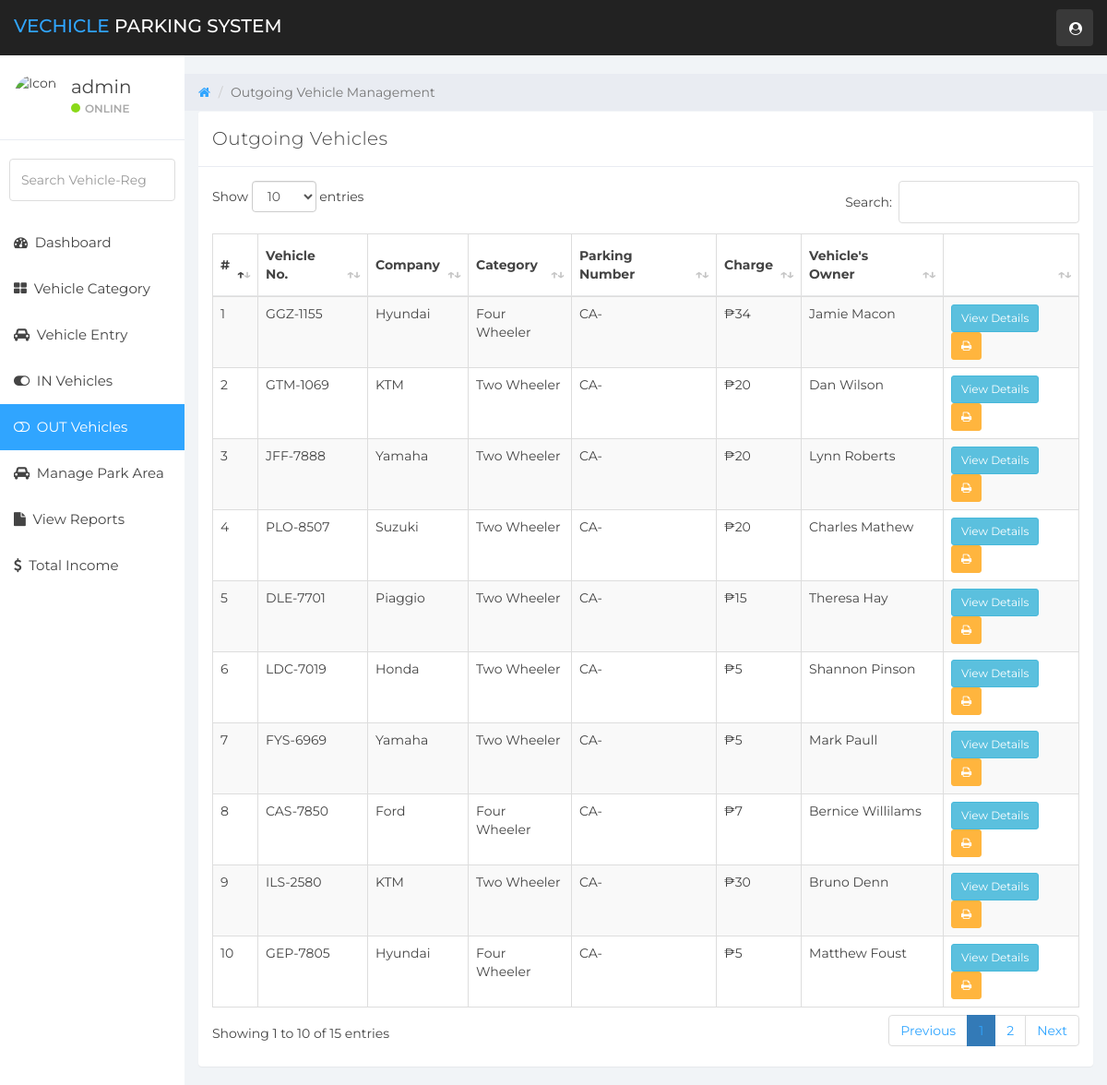
/out-vehicles.php (signed in), run on the app's committed database.
### tables this page shows
CREATE TABLE `vehicle_info` (
  `ID` int(10) NOT NULL,
  `slotid` varchar(120) DEFAULT NULL,
  `VehicleCategory` varchar(120) NOT NULL,
  `VehicleCompanyname` varchar(120) DEFAULT NULL,
  `RegistrationNumber` varchar(120) DEFAULT NULL,
  `OwnerName` varchar(120) DEFAULT NULL,
  `OwnerContactNumber` bigint(10) DEFAULT NULL,
  `InTime` timestamp NULL DEFAULT current_timestamp(),
  `OutTime` timestamp NULL DEFAULT NULL ON UPDATE current_timestamp(),
  `ParkingCharge` varchar(120) NOT NULL,
  `chargeStatus` varchar(50) NOT NULL,
  `Remark` mediumtext NOT NULL,
  `Status` varchar(5) NOT NULL
);

### out-vehicles.php (the view, shortened to what this page needs)
<?php
    include('includes/dbconn.php');
    if (strlen($_SESSION['vpmsaid']==0)) {
        header('location:logout.php');
        } else {
?>
<!DOCTYPE html>
<html>
<head>
	<link href="css/bootstrap.min.css" rel="stylesheet">
	<link href="css/font-awesome.min.css" rel="stylesheet">
    <link href="css/datatable.css" rel="stylesheet">
	<link href="css/datepicker3.css" rel="stylesheet">
	<link href="css/styles.css" rel="stylesheet">
</head>
<body>
        <?php include 'includes/navigation.php' ?>
		<?php
		$page="out-vehicle";
		include 'includes/sidebar.php'
		?>
	<div class="col-sm-9 col-sm-offset-3 col-lg-10 col-lg-offset-2 main">
		<div class="row">
			<ol class="breadcrumb">
				<li><a href="dashboard.php">
					<em class="fa fa-home"></em>
				</a></li>
				<li class="active">Outgoing Vehicle Management</li>
			</ol>
		</div>
		<div class="row">
			<div class="col-lg-12">
			</div>
		</div>
		<div class="row">
				<div class="col-lg-12">
					<div class="panel panel-default">
						<div class="panel-heading">Outgoing Vehicles</div>
						<div class="panel-body">
                        <table id="example" class="table table-striped table-hover table-bordered" style="width:100%">
        <thead>
            <tr>
                <th>#</th>
                <th>Vehicle No.</th>
                <th>Company</th>
                <th>Category</th>
                <th>Parking Number</th>
				<th>Charge</th>
                <th>Vehicle's Owner</th>
                <th></th>
            </tr>
        </thead>
        <tbody>
        <?php
        $ret=mysqli_query($con,"SELECT * from  vehicle_info where Status='Out'");
        $cnt=1;
        while ($row=mysqli_fetch_array($ret)) {
        ?>
            <tr>
            <td><?php echo $cnt;?></td>
            <td><?php  echo $row['RegistrationNumber'];?></td>
            <td><?php  echo $row['VehicleCompanyname'];?></td>
            <td><?php  echo $row['VehicleCategory'];?></td>
            <td><?php  echo 'CA-'.$row['ParkingNumber'];?></td>
			<td><?php  echo '₱'.$row['ParkingCharge'];?></td>
            <td><?php  echo $row['OwnerName'];?></td>
            <td><a href="outgoing-detail.php?updateid=<?php echo $row['ID'];?>"><button type="button" class="btn btn-sm btn-info">View Details</button></a>
            <a href="print-receipt.php?vid=<?php echo $row['ID'];?>"><button type="button" class="btn btn-sm btn-warning"> <i class="fa fa-print"></i></button>
            </td>
            </tr>
                <?php $cnt=$cnt+1;}?>
        </tbody>
    </table>
						</div>
					</div>
				</div>
</div>
	</div>
</body>
</html>
<?php }  ?>

### includes/sidebar.php (shortened to what this page needs)
<?php
	include 'dbconn.php';
	$id = $_SESSION['vpmsaid'];
	$sql = "select * from admin where ID='$id'";
	$result = mysqli_query($con, $sql);
?>
<div id="sidebar-collapse" class="col-sm-3 col-lg-2 sidebar">
		<div class="profile-sidebar">
			<div class="profile-userpic">
				<img src="https://www.w3schools.com/howto/img_avatar.png" width="50" class="img-responsive" alt="Icon">
			</div>
			<div class="profile-usertitle">
				<div class="profile-usertitle-name">
					<?php
					if($result->num_rows == 1) {
						$user = $result->fetch_assoc();
						echo $user['UserName'];
					?>
				</div>
				<div class="profile-usertitle-status"><span class="indicator label-success"></span>Online</div>
			</div>
		</div>
		<form role="search" action="search-results.php" name="search" method="POST" enctype="multipart/form-data">
			<div class="form-group">
				<input type="text" class="form-control" id="searchdata" name="searchdata" placeholder="Search Vehicle-Reg">
			</div>
		</form>
		<ul class="nav menu">
			<?php
				if($user['AdminName'] == "Administrator") {
			?>
			<li class="<?php if($page=="dashboard") {echo "active";}?>"><a href="dashboard.php"><em class="fa fa-dashboard">&nbsp;</em> Dashboard</a></li>
			<li class="<?php if($page=="vehicle-category") {echo "active";}?>"><a href="vehicle-category.php"><em class="fa fa-th-large">&nbsp;</em> Vehicle Category</a></li>
			<li class="<?php if($page=="manage-vehicles") {echo "active";}?>"><a href="manage-vehicles.php"><em class="fa fa-car">&nbsp;</em> Vehicle Entry</a></li>
			<li class="<?php if($page=="in-vehicle") {echo "active";}?>"><a href="in-vehicles.php"><em class="fa fa-toggle-on">&nbsp;</em> IN Vehicles</a></li>
            <li class="<?php if($page=="out-vehicle") {echo "active";}?>"><a href="out-vehicles.php"><em class="fa fa-toggle-off">&nbsp;</em> OUT Vehicles</a></li>
            <li class="<?php if($page=="manage-area") {echo "active";}?>"><a href="manage-area.php"><em class="fa fa-car">&nbsp;</em> Manage Park Area</a></li>
			<li class="<?php if($page=="reports") {echo "active";}?>"><a href="reports.php"><em class="fa fa-file">&nbsp;</em> View Reports</a></li>
			<li class="<?php if($page=="income") {echo "active";}?>"><a href="total-income.php"><em class="fa fa-dollar">&nbsp;</em> Total Income</a></li>
			<?php
				}else if($user['AdminName'] == "Staff") {
			?>
				<li class="<?php if($page=="dashboard") {echo "active";}?>"><a href="dashboard.php"><em class="fa fa-dashboard">&nbsp;</em> Dashboard</a></li>
			<li class="<?php if($page=="vehicle-category") {echo "active";}?>"><a href="vehicle-category.php"><em class="fa fa-th-large">&nbsp;</em> Vehicle Category</a></li>
			<li class="<?php if($page=="manage-vehicles") {echo "active";}?>"><a href="manage-vehicles.php"><em class="fa fa-car">&nbsp;</em> Vehicle Entry</a></li>
			<li class="<?php if($page=="in-vehicle") {echo "active";}?>"><a href="in-vehicles.php"><em class="fa fa-toggle-on">&nbsp;</em> IN Vehicles</a></li>
            <li class="<?php if($page=="out-vehicle") {echo "active";}?>"><a href="out-vehicles.php"><em class="fa fa-toggle-off">&nbsp;</em> OUT Vehicles</a></li>
            <li class="<?php if($page=="manage-area") {echo "active";}?>"><a href="manage-area.php"><em class="fa fa-car">&nbsp;</em> Manage Park Area</a></li>
			<li class="<?php if($page=="reports") {echo "active";}?>"><a href="reports.php"><em class="fa fa-file">&nbsp;</em> View Reports</a></li>
			<?php
				}
			?>
		</ul>
	</div>/.sidebar
	<?php
		}
	?>

### css/datatable.css (style rules this page uses)
table.dataTable { clear: both; margin-top: 6px !important; margin-bottom: 6px !important; max-width: none !important; border-collapse: separate !important; border-spacing: 0; }
table.dataTable td, table.dataTable th { -webkit-box-sizing: content-box; box-sizing: content-box; }
table.dataTable > thead > tr > th:not(.sorting_disabled), table.dataTable > thead > tr > td:not(.sorting_disabled) { padding-right: 30px; }
table.dataTable > thead .sorting, table.dataTable > thead .sorting_asc, table.dataTable > thead .sorting_desc, table.dataTable > thead .sorting_asc_disabled, table.dataTable > thead .sorting_desc_disabled { cursor: pointer; position: relative; }
table.dataTable > thead .sorting:before, table.dataTable > thead .sorting:after, table.dataTable > thead .sorting_asc:before, table.dataTable > thead .sorting_asc:after, table.dataTable > thead .sorting_desc:before, table.dataTable > thead .sorting_desc:after, table.dataTable > thead .sorting_asc_disabled:before, table.dataTable > thead .sorting_asc_disabled:after, table.dataTable > thead .sorting_desc_disabled:before, table.dataTable > thead .sorting_desc_disabled:after { position: absolute; bottom: 0.9em; display: block; opacity: 0.3; }
table.dataTable > thead .sorting:before, table.dataTable > thead .sorting_asc:before, table.dataTable > thead .sorting_desc:before, table.dataTable > thead .sorting_asc_disabled:before, table.dataTable > thead .sorting_desc_disabled:before { right: 1em; content: "↑"; }
table.dataTable > thead .sorting:after, table.dataTable > thead .sorting_asc:after, table.dataTable > thead .sorting_desc:after, table.dataTable > thead .sorting_asc_disabled:after, table.dataTable > thead .sorting_desc_disabled:after { right: 0.5em; content: "↓"; }
table.dataTable > thead .sorting_asc:before, table.dataTable > thead .sorting_desc:after { opacity: 1; }
table.table-bordered.dataTable { border-right-width: 0; }
table.table-bordered.dataTable th, table.table-bordered.dataTable td { border-left-width: 0; }
table.table-bordered.dataTable th:last-child, table.table-bordered.dataTable th:last-child, table.table-bordered.dataTable td:last-child, table.table-bordered.dataTable td:last-child { border-right-width: 1px; }
table.table-bordered.dataTable tbody th, table.table-bordered.dataTable tbody td { border-bottom-width: 0; }

### data on the page
vehicle_info: RegistrationNumber "GGZ-1155", VehicleCompanyname "Hyundai", VehicleCategory "Four Wheeler", ParkingCharge "34", OwnerName "Jamie Macon"
vehicle_info: RegistrationNumber "GTM-1069", VehicleCompanyname "KTM", VehicleCategory "Two Wheeler", ParkingCharge "20", OwnerName "Dan Wilson"
vehicle_info: RegistrationNumber "JFF-7888", VehicleCompanyname "Yamaha", VehicleCategory "Two Wheeler", ParkingCharge "20", OwnerName "Lynn Roberts"
vehicle_info: RegistrationNumber "PLO-8507", VehicleCompanyname "Suzuki", VehicleCategory "Two Wheeler", ParkingCharge "20", OwnerName "Charles Mathew"
vehicle_info: RegistrationNumber "DLE-7701", VehicleCompanyname "Piaggio", VehicleCategory "Two Wheeler", ParkingCharge "15", OwnerName "Theresa Hay"
vehicle_info: RegistrationNumber "LDC-7019", VehicleCompanyname "Honda", VehicleCategory "Two Wheeler", ParkingCharge "5", OwnerName "Shannon Pinson"
vehicle_info: RegistrationNumber "FYS-6969", VehicleCompanyname "Yamaha", VehicleCategory "Two Wheeler", ParkingCharge "5", OwnerName "Mark Paull"
vehicle_info: RegistrationNumber "CAS-7850", VehicleCompanyname "Ford", VehicleCategory "Four Wheeler", ParkingCharge "7", OwnerName "Bernice Willilams"
vehicle_info: RegistrationNumber "ILS-2580", VehicleCompanyname "KTM", VehicleCategory "Two Wheeler", ParkingCharge "30", OwnerName "Bruno Denn"
vehicle_info: RegistrationNumber "GEP-7805", VehicleCompanyname "Hyundai", VehicleCategory "Four Wheeler", ParkingCharge "5", OwnerName "Matthew Foust"

### other printed values
$user['UserName'] "admin"
